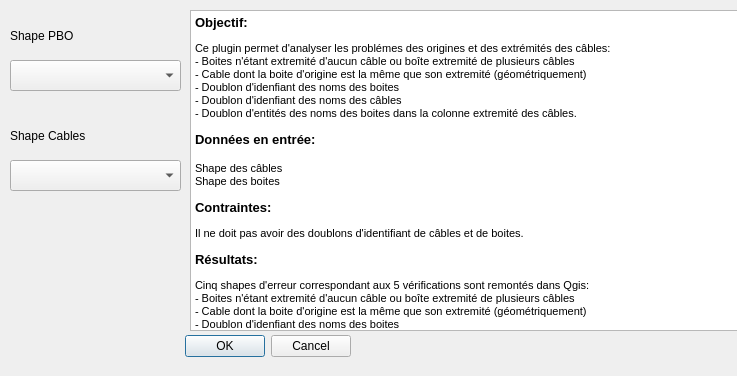
<?xml version="1.0" encoding="UTF-8"?>
<ui version="4.0">
 <class>Verification_Detection_Origine_ExtemiteeDialogBase</class>
 <widget class="QDialog" name="Verification_Detection_Origine_ExtemiteeDialogBase">
  <property name="geometry">
   <rect>
    <x>0</x>
    <y>0</y>
    <width>737</width>
    <height>376</height>
   </rect>
  </property>
  <property name="windowTitle">
   <string>Verification_Detection_Origine_Extemitee</string>
  </property>
  <widget class="QDialogButtonBox" name="button_box">
   <property name="geometry">
    <rect>
     <x>10</x>
     <y>330</y>
     <width>341</width>
     <height>32</height>
    </rect>
   </property>
   <property name="orientation">
    <enum>Qt::Horizontal</enum>
   </property>
   <property name="standardButtons">
    <set>QDialogButtonBox::Cancel|QDialogButtonBox::Ok</set>
   </property>
  </widget>
  <widget class="QComboBox" name="comboPBO">
   <property name="geometry">
    <rect>
     <x>10</x>
     <y>60</y>
     <width>171</width>
     <height>31</height>
    </rect>
   </property>
  </widget>
  <widget class="QLabel" name="label">
   <property name="geometry">
    <rect>
     <x>10</x>
     <y>20</y>
     <width>111</width>
     <height>31</height>
    </rect>
   </property>
   <property name="text">
    <string>Shape PBO</string>
   </property>
  </widget>
  <widget class="QComboBox" name="comboCABLES">
   <property name="geometry">
    <rect>
     <x>10</x>
     <y>160</y>
     <width>171</width>
     <height>31</height>
    </rect>
   </property>
  </widget>
  <widget class="QLabel" name="label_2">
   <property name="geometry">
    <rect>
     <x>10</x>
     <y>120</y>
     <width>111</width>
     <height>31</height>
    </rect>
   </property>
   <property name="text">
    <string>Shape Cables</string>
   </property>
  </widget>
  <widget class="QTextBrowser" name="textBrowser">
   <property name="geometry">
    <rect>
     <x>190</x>
     <y>10</y>
     <width>621</width>
     <height>321</height>
    </rect>
   </property>
   <property name="html">
    <string>&lt;!DOCTYPE HTML PUBLIC &quot;-//W3C//DTD HTML 4.0//EN&quot; &quot;http://www.w3.org/TR/REC-html40/strict.dtd&quot;&gt;
&lt;html&gt;&lt;head&gt;&lt;meta name=&quot;qrichtext&quot; content=&quot;1&quot; /&gt;&lt;style type=&quot;text/css&quot;&gt;
p, li { white-space: pre-wrap; }
&lt;/style&gt;&lt;/head&gt;&lt;body style=&quot; font-family:'MS Shell Dlg 2'; font-size:8.25pt; font-weight:400; font-style:normal;&quot;&gt;
&lt;p style=&quot; margin-top:0px; margin-bottom:0px; margin-left:0px; margin-right:0px; -qt-block-indent:0; text-indent:0px;&quot;&gt;&lt;span style=&quot; font-size:10pt; font-weight:600;&quot;&gt;Objectif:&lt;/span&gt;&lt;/p&gt;
&lt;p style=&quot; margin-top:12px; margin-bottom:0px; margin-left:0px; margin-right:0px; -qt-block-indent:0; text-indent:0px;&quot;&gt;&lt;span style=&quot; font-family:'MS Shell Dlg 2,sans-serif'; font-size:8pt;&quot;&gt;Ce plugin permet d'analyser les problémes des origines et des extrémités des câbles:&lt;/span&gt;&lt;/p&gt;
&lt;p style=&quot; margin-top:0px; margin-bottom:0px; margin-left:0px; margin-right:0px; -qt-block-indent:0; text-indent:0px;&quot;&gt;&lt;span style=&quot; font-family:'MS Shell Dlg 2,sans-serif'; font-size:8pt;&quot;&gt;- Boites n'étant extremité d'aucun câble ou boîte extremité de plusieurs câbles&lt;/span&gt;&lt;/p&gt;
&lt;p style=&quot; margin-top:0px; margin-bottom:0px; margin-left:0px; margin-right:0px; -qt-block-indent:0; text-indent:0px;&quot;&gt;&lt;span style=&quot; font-family:'MS Shell Dlg 2,sans-serif'; font-size:8pt;&quot;&gt;- Cable dont la boite d'origine est la même que son extremité (géométriquement)&lt;/span&gt;&lt;/p&gt;
&lt;p style=&quot; margin-top:0px; margin-bottom:0px; margin-left:0px; margin-right:0px; -qt-block-indent:0; text-indent:0px;&quot;&gt;&lt;span style=&quot; font-family:'MS Shell Dlg 2,sans-serif'; font-size:8pt;&quot;&gt;- Doublon d'idenfiant des noms des boites&lt;/span&gt;&lt;/p&gt;
&lt;p style=&quot; margin-top:0px; margin-bottom:0px; margin-left:0px; margin-right:0px; -qt-block-indent:0; text-indent:0px;&quot;&gt;&lt;span style=&quot; font-family:'MS Shell Dlg 2,sans-serif'; font-size:8pt;&quot;&gt;- Doublon d'idenfiant des noms des câbles&lt;/span&gt;&lt;/p&gt;
&lt;p style=&quot; margin-top:0px; margin-bottom:0px; margin-left:0px; margin-right:0px; -qt-block-indent:0; text-indent:0px;&quot;&gt;&lt;span style=&quot; font-family:'MS Shell Dlg 2,sans-serif'; font-size:8pt;&quot;&gt;- Doublon d'entités des noms des boites dans la colonne extremité des câbles.&lt;/span&gt;&lt;/p&gt;
&lt;p style=&quot; margin-top:12px; margin-bottom:0px; margin-left:0px; margin-right:0px; -qt-block-indent:0; text-indent:0px;&quot;&gt;&lt;span style=&quot; font-family:'MS Shell Dlg 2,sans-serif'; font-size:10pt; font-weight:600;&quot;&gt;Données en entrée: &lt;/span&gt;&lt;/p&gt;
&lt;p style=&quot;-qt-paragraph-type:empty; margin-top:0px; margin-bottom:0px; margin-left:0px; margin-right:0px; -qt-block-indent:0; text-indent:0px; font-family:'MS Shell Dlg 2,sans-serif'; font-size:10pt; font-weight:600;&quot;&gt;&lt;br /&gt;&lt;/p&gt;
&lt;p style=&quot; margin-top:0px; margin-bottom:0px; margin-left:0px; margin-right:0px; -qt-block-indent:0; text-indent:0px;&quot;&gt;&lt;span style=&quot; font-size:8pt;&quot;&gt;Shape des câbles&lt;/span&gt;&lt;/p&gt;
&lt;p style=&quot; margin-top:0px; margin-bottom:0px; margin-left:0px; margin-right:0px; -qt-block-indent:0; text-indent:0px;&quot;&gt;&lt;span style=&quot; font-size:8pt;&quot;&gt;Shape des boites&lt;/span&gt;&lt;/p&gt;
&lt;p style=&quot; margin-top:12px; margin-bottom:0px; margin-left:0px; margin-right:0px; -qt-block-indent:0; text-indent:0px;&quot;&gt;&lt;span style=&quot; font-family:'MS Shell Dlg 2,sans-serif'; font-size:10pt; font-weight:600;&quot;&gt;Contraintes:&lt;/span&gt;&lt;span style=&quot; font-size:10pt;&quot;&gt; &lt;/span&gt;&lt;/p&gt;
&lt;p style=&quot; margin-top:12px; margin-bottom:12px; margin-left:0px; margin-right:0px; -qt-block-indent:0; text-indent:0px;&quot;&gt;&lt;span style=&quot; font-size:8pt;&quot;&gt;Il ne doit pas avoir des doublons d'identifiant de câbles et de boites.&lt;/span&gt;&lt;/p&gt;
&lt;p style=&quot; margin-top:12px; margin-bottom:12px; margin-left:0px; margin-right:0px; -qt-block-indent:0; text-indent:0px;&quot;&gt;&lt;span style=&quot; font-family:'MS Shell Dlg 2,sans-serif'; font-size:10pt; font-weight:600;&quot;&gt;Résultats:&lt;/span&gt;&lt;span style=&quot; font-size:10pt;&quot;&gt; &lt;/span&gt;&lt;/p&gt;
&lt;p style=&quot; margin-top:0px; margin-bottom:0px; margin-left:0px; margin-right:0px; -qt-block-indent:0; text-indent:0px;&quot;&gt;&lt;span style=&quot; font-size:8pt;&quot;&gt;Cinq shapes d'erreur correspondant aux 5 vérifications sont remontés dans Qgis:&lt;/span&gt;&lt;/p&gt;
&lt;p style=&quot; margin-top:0px; margin-bottom:0px; margin-left:0px; margin-right:0px; -qt-block-indent:0; text-indent:0px;&quot;&gt;&lt;span style=&quot; font-size:8pt;&quot;&gt;- Boites n'étant extremité d'aucun câble ou boîte extremité de plusieurs câbles&lt;/span&gt;&lt;/p&gt;
&lt;p style=&quot; margin-top:0px; margin-bottom:0px; margin-left:0px; margin-right:0px; -qt-block-indent:0; text-indent:0px;&quot;&gt;&lt;span style=&quot; font-size:8pt;&quot;&gt;- Cable dont la boite d'origine est la même que son extremité (géométriquement)&lt;/span&gt;&lt;/p&gt;
&lt;p style=&quot; margin-top:0px; margin-bottom:0px; margin-left:0px; margin-right:0px; -qt-block-indent:0; text-indent:0px;&quot;&gt;&lt;span style=&quot; font-size:8pt;&quot;&gt;- Doublon d'idenfiant des noms des boites&lt;/span&gt;&lt;/p&gt;
&lt;p style=&quot; margin-top:0px; margin-bottom:0px; margin-left:0px; margin-right:0px; -qt-block-indent:0; text-indent:0px;&quot;&gt;&lt;span style=&quot; font-size:8pt;&quot;&gt;- Doublon d'idenfiant des noms des câbles&lt;/span&gt;&lt;/p&gt;
&lt;p style=&quot; margin-top:0px; margin-bottom:0px; margin-left:0px; margin-right:0px; -qt-block-indent:0; text-indent:0px;&quot;&gt;&lt;span style=&quot; font-size:8pt;&quot;&gt;- Doublon d'entités des noms des boites dans la colonne extremité des câbles&lt;/span&gt;&lt;/p&gt;&lt;/body&gt;&lt;/html&gt;</string>
   </property>
  </widget>
 </widget>
 <resources/>
 <connections>
  <connection>
   <sender>button_box</sender>
   <signal>accepted()</signal>
   <receiver>Verification_Detection_Origine_ExtemiteeDialogBase</receiver>
   <slot>accept()</slot>
   <hints>
    <hint type="sourcelabel">
     <x>20</x>
     <y>20</y>
    </hint>
    <hint type="destinationlabel">
     <x>20</x>
     <y>20</y>
    </hint>
   </hints>
  </connection>
  <connection>
   <sender>button_box</sender>
   <signal>rejected()</signal>
   <receiver>Verification_Detection_Origine_ExtemiteeDialogBase</receiver>
   <slot>reject()</slot>
   <hints>
    <hint type="sourcelabel">
     <x>20</x>
     <y>20</y>
    </hint>
    <hint type="destinationlabel">
     <x>20</x>
     <y>20</y>
    </hint>
   </hints>
  </connection>
 </connections>
</ui>
